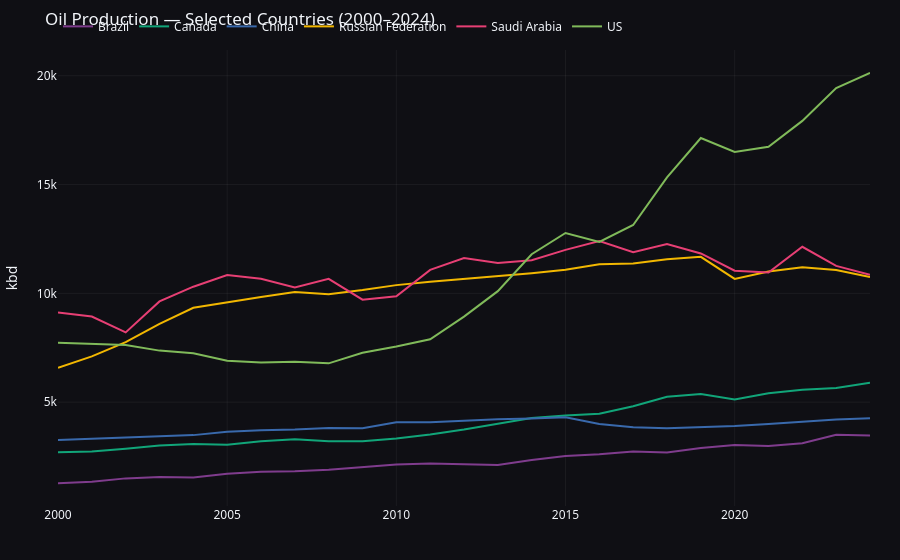

The notebook cell this image was saved under:
### Markdown cell above
## 3. Top producers — customisable

Change `COUNTRIES` and `START_YEAR` to plot any combination.

### Code cell
# ── CHANGE THESE ──
COUNTRIES = ["US", "Saudi Arabia", "Russian Federation", "Canada", "China", "Brazil"]
START_YEAR = 2000

placeholders = ",".join(["?"] * len(COUNTRIES))
df = q(f'''
    SELECT entity, year, value_kbd
    FROM oil_production
    WHERE entity IN ({placeholders}) AND year >= ?
    ORDER BY year
''', COUNTRIES + [START_YEAR])

fig = px.line(df, x="year", y="value_kbd", color="entity",
              labels={"value_kbd": "kbd", "year": "", "entity": ""},
              color_discrete_sequence=px.colors.qualitative.Bold)
style(fig, title=f"Oil Production \u2014 Selected Countries ({START_YEAR}\u20132024)")
fig.show()

### Figure 1 — Plotly figure (JSON) as saved in the notebook; plotly's stock layout.template omitted (floating-point values rounded to 4 significant figures)
{"data": [{"hovertemplate": "=%{x}<br>kbd=%{y}<extra></extra>", "legendgroup": "Brazil", "line": {"color": "rgb(127, 60, 141)", "dash": "solid"}, "marker": {"symbol": "circle"}, "mode": "lines", "name": "Brazil", "orientation": "v", "showlegend": true, "type": "scatter", "x": [2000, 2001, 2002, 2003, 2004, 2005, 2006, 2007, 2008, 2009, 2010, 2011, 2012, 2013, 2014, 2015, 2016, 2017, 2018, 2019, 2020, 2021, 2022, 2023, 2024], "xaxis": "x", "y": [1276.0, 1339.0, 1498.0, 1558.0, 1543.0, 1706.0, 1806.0, 1831.0, 1897.0, 2029.0, 2137.0, 2179.0, 2145.0, 2110.0, 2341.0, 2525.0, 2607.0, 2731.0, 2691.0, 2890.0, 3030.0, 2991.0, 3112.0, 3499.0, 3466.0], "yaxis": "y"}, {"hovertemplate": "=%{x}<br>kbd=%{y}<extra></extra>", "legendgroup": "Canada", "line": {"color": "rgb(17, 165, 121)", "dash": "solid"}, "marker": {"symbol": "circle"}, "mode": "lines", "name": "Canada", "orientation": "v", "showlegend": true, "type": "scatter", "x": [2000, 2001, 2002, 2003, 2004, 2005, 2006, 2007, 2008, 2009, 2010, 2011, 2012, 2013, 2014, 2015, 2016, 2017, 2018, 2019, 2020, 2021, 2022, 2023, 2024], "xaxis": "x", "y": [2703.0, 2728.0, 2858.0, 3003.0, 3080.0, 3041.0, 3208.0, 3290.0, 3207.0, 3202.0, 3332.0, 3515.0, 3740.0, 4000.0, 4271.0, 4388.0, 4464.0, 4813.0, 5244.0, 5371.0, 5128.0, 5414.0, 5575.0, 5648.0, 5888.0], "yaxis": "y"}, {"hovertemplate": "=%{x}<br>kbd=%{y}<extra></extra>", "legendgroup": "China", "line": {"color": "rgb(57, 105, 172)", "dash": "solid"}, "marker": {"symbol": "circle"}, "mode": "lines", "name": "China", "orientation": "v", "showlegend": true, "type": "scatter", "x": [2000, 2001, 2002, 2003, 2004, 2005, 2006, 2007, 2008, 2009, 2010, 2011, 2012, 2013, 2014, 2015, 2016, 2017, 2018, 2019, 2020, 2021, 2022, 2023, 2024], "xaxis": "x", "y": [3257.0, 3310.0, 3351.0, 3406.0, 3486.0, 3642.0, 3710.0, 3742.0, 3814.0, 3805.0, 4077.0, 4074.0, 4155.0, 4216.0, 4246.0, 4309.0, 3999.0, 3846.0, 3802.0, 3848.0, 3901.0, 3994.0, 4111.0, 4198.0, 4264.0], "yaxis": "y"}, {"hovertemplate": "=%{x}<br>kbd=%{y}<extra></extra>", "legendgroup": "Russian Federation", "line": {"color": "rgb(242, 183, 1)", "dash": "solid"}, "marker": {"symbol": "circle"}, "mode": "lines", "name": "Russian Federation", "orientation": "v", "showlegend": true, "type": "scatter", "x": [2000, 2001, 2002, 2003, 2004, 2005, 2006, 2007, 2008, 2009, 2010, 2011, 2012, 2013, 2014, 2015, 2016, 2017, 2018, 2019, 2020, 2021, 2022, 2023, 2024], "xaxis": "x", "y": [6583.0, 7106.0, 7755.0, 8602.0, 9335.0, 9598.0, 9834.0, 10060.0, 9965.0, 10150.0, 10380.0, 10530.0, 10660.0, 10810.0, 10930.0, 11090.0, 11340.0, 11370.0, 11560.0, 11680.0, 10670.0, 11000.0, 11200.0, 11070.0, 10750.0], "yaxis": "y"}, {"hovertemplate": "=%{x}<br>kbd=%{y}<extra></extra>", "legendgroup": "Saudi Arabia", "line": {"color": "rgb(231, 63, 116)", "dash": "solid"}, "marker": {"symbol": "circle"}, "mode": "lines", "name": "Saudi Arabia", "orientation": "v", "showlegend": true, "type": "scatter", "x": [2000, 2001, 2002, 2003, 2004, 2005, 2006, 2007, 2008, 2009, 2010, 2011, 2012, 2013, 2014, 2015, 2016, 2017, 2018, 2019, 2020, 2021, 2022, 2023, 2024], "xaxis": "x", "y": [9121.0, 8935.0, 8206.0, 9628.0, 10310.0, 10840.0, 10670.0, 10270.0, 10660.0, 9709.0, 9865.0, 11080.0, 11620.0, 11390.0, 11520.0, 12000.0, 12410.0, 11890.0, 12260.0, 11830.0, 11040.0, 10950.0, 12140.0, 11260.0, 10860.0], "yaxis": "y"}, {"hovertemplate": "=%{x}<br>kbd=%{y}<extra></extra>", "legendgroup": "US", "line": {"color": "rgb(128, 186, 90)", "dash": "solid"}, "marker": {"symbol": "circle"}, "mode": "lines", "name": "US", "orientation": "v", "showlegend": true, "type": "scatter", "x": [2000, 2001, 2002, 2003, 2004, 2005, 2006, 2007, 2008, 2009, 2010, 2011, 2012, 2013, 2014, 2015, 2016, 2017, 2018, 2019, 2020, 2021, 2022, 2023, 2024], "xaxis": "x", "y": [7733.0, 7670.0, 7624.0, 7368.0, 7250.0, 6901.0, 6825.0, 6857.0, 6783.0, 7267.0, 7559.0, 7890.0, 8932.0, 10100.0, 11800.0, 12770.0, 12360.0, 13140.0, 15330.0, 17140.0, 16500.0, 16730.0, 17930.0, 19430.0, 20140.0], "yaxis": "y"}], "layout": {"font": {"family": "DM Sans, system-ui, sans-serif"}, "hovermode": "x unified", "legend": {"orientation": "h", "title": {"text": ""}, "tracegroupgap": 0, "x": 0, "xanchor": "left", "y": 1.02, "yanchor": "bottom"}, "margin": {"b": 40, "l": 50, "r": 30, "t": 50}, "paper_bgcolor": "rgba(15,15,20,1)", "plot_bgcolor": "rgba(0,0,0,0)", "title": {"text": "Oil Production — Selected Countries (2000–2024)"}, "xaxis": {"anchor": "y", "domain": [0, 1], "gridcolor": "rgba(255,255,255,0.05)", "title": {"text": ""}, "zeroline": false}, "yaxis": {"anchor": "x", "domain": [0, 1], "gridcolor": "rgba(255,255,255,0.05)", "title": {"text": "kbd"}, "zeroline": false}}}
